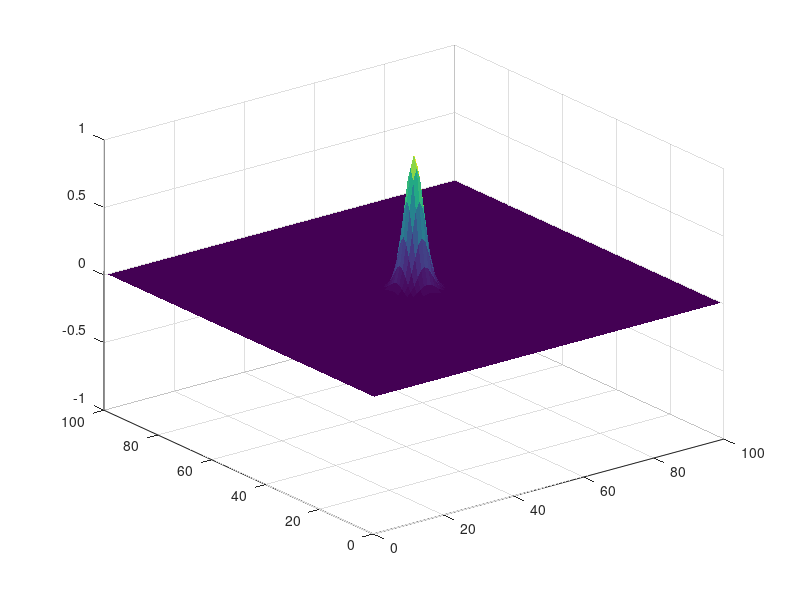

This chart was generated by the following MATLAB code: (Note: this script raises an error after producing the figure.)
function waveEquation2D()
    % simulation params.
    grid_size = 100;
    % wave speed, time step, spatial step, courant number < 0.5
    c = 1;
    dt = 0.05;
    dx = 0.1;
    alpha = (c * dt / dx)^2;
    
    % initialize grids
    U_prev = zeros(grid_size, grid_size);
    U_curr = zeros(grid_size, grid_size);
    U_next = zeros(grid_size, grid_size);
    
    % initial perturbation - a water drop in the center
    [X, Y] = meshgrid(1:grid_size, 1:grid_size);
    drop = exp(-0.1 * ((X - grid_size/2).^2 + (Y - grid_size/2).^2));
    U_curr = U_curr + drop;
    U_prev = U_curr;
    
    figure;
    surf_handle = surf(U_curr, 'EdgeColor', 'none');
    zlim([-1 1]);
    colormap("abyss"); 
    title('2D Wave Equation Simulation');
    
    for t = 1:500
        % vectorized Laplacian kernel
        U_up = U_curr(1:end-2, 2:end-1);
        U_down = U_curr(3:end,   2:end-1);
        U_left = U_curr(2:end-1, 1:end-2);
        U_right = U_curr(2:end-1, 3:end);
        U_cent = U_curr(2:end-1, 2:end-1);
        
        laplacian = U_up + U_down + U_left + U_right - 4 * U_cent;
        
        U_next(2:end-1, 2:end-1) = 2*U_cent - U_prev(2:end-1, 2:end-1) + alpha * laplacian;
        
        U_prev = U_curr;
        U_curr = U_next;
        
        set(surf_handle, 'ZData', U_curr);
        pause(0.03);
        drawnow;
    end
end
